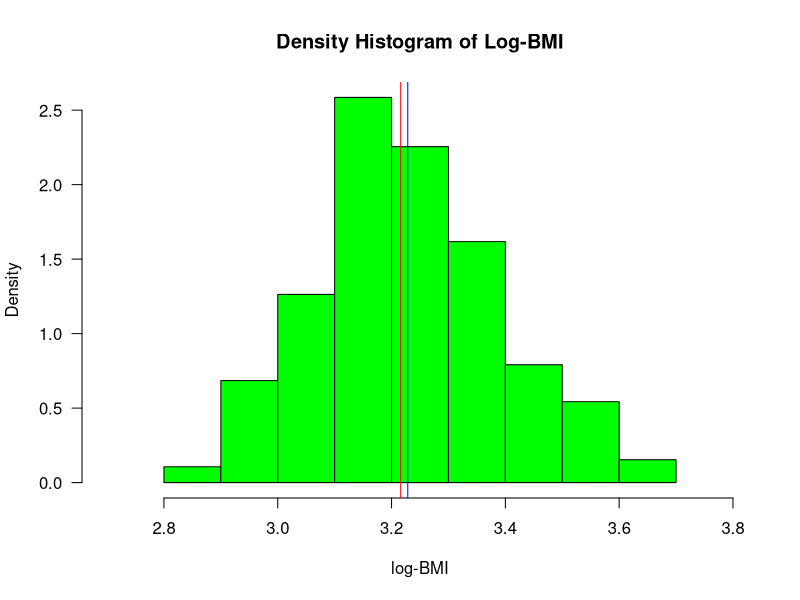
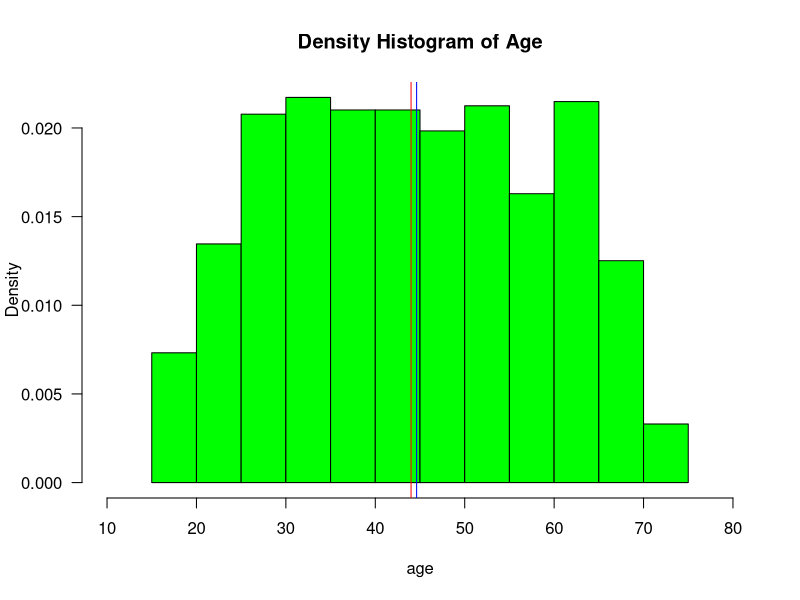
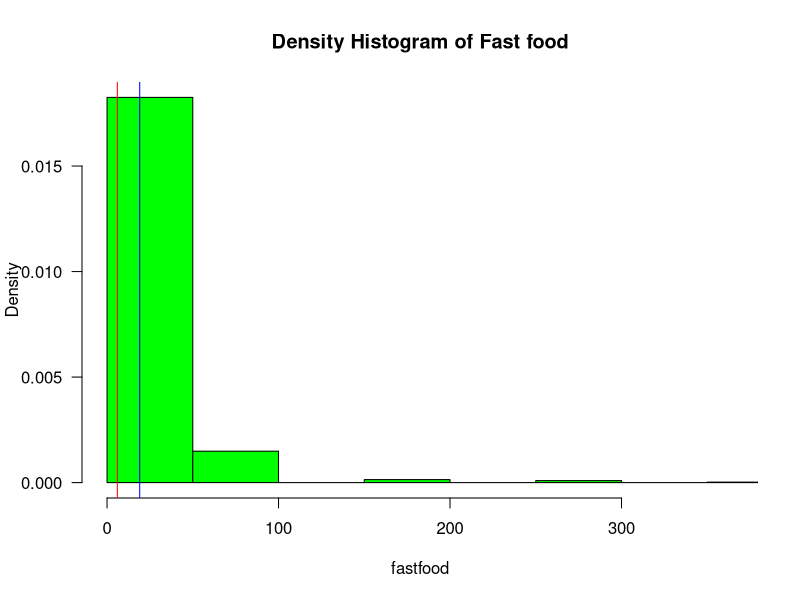
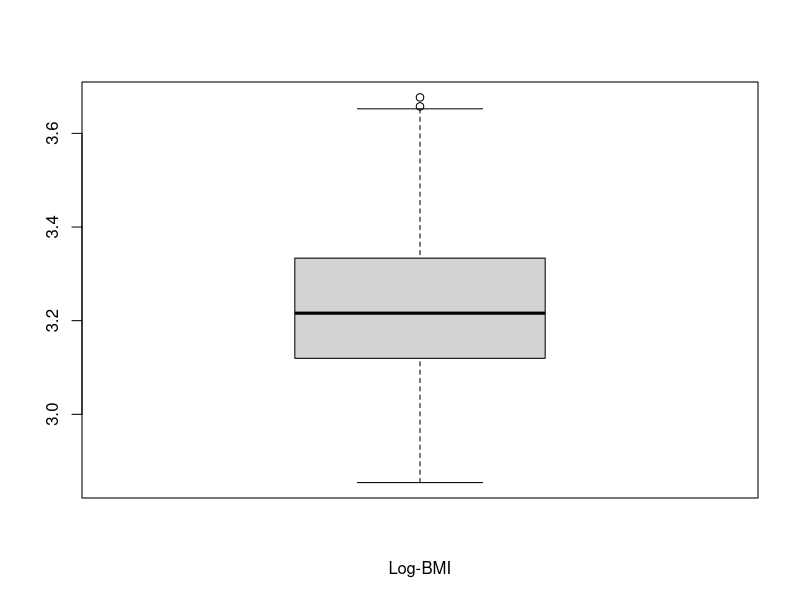
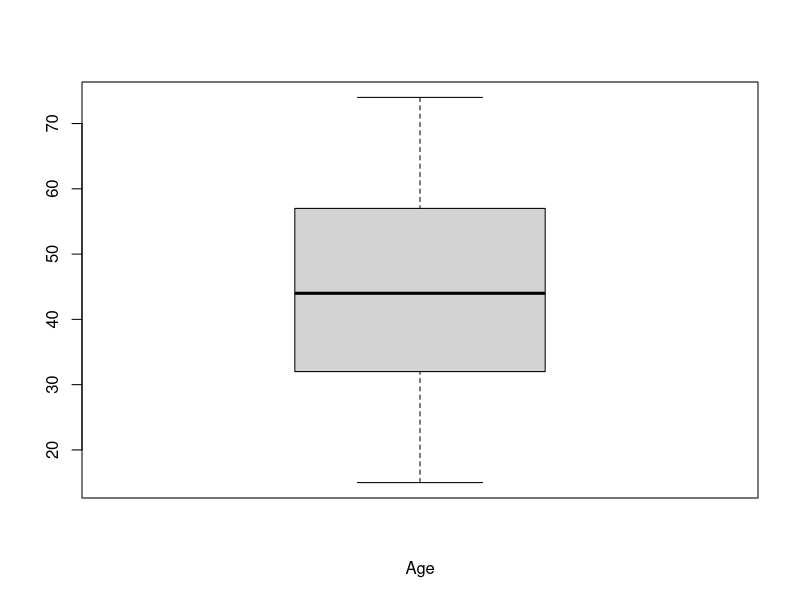
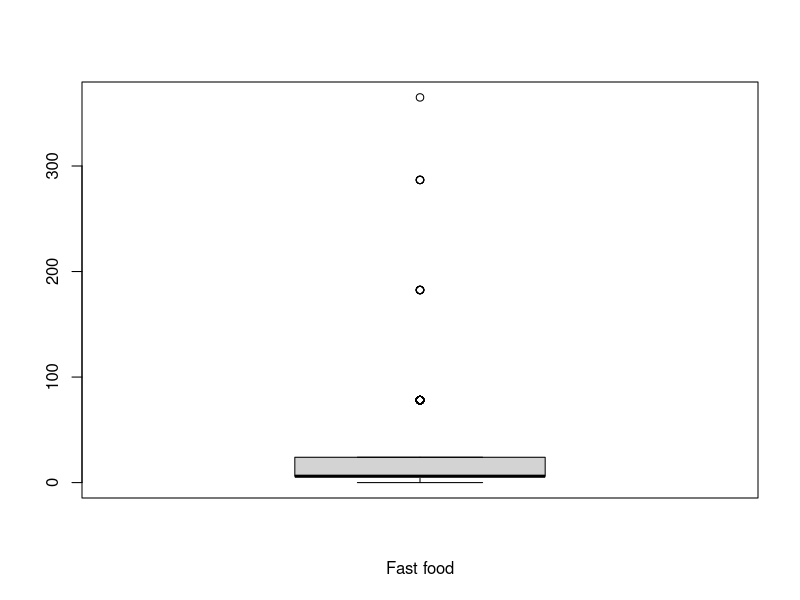
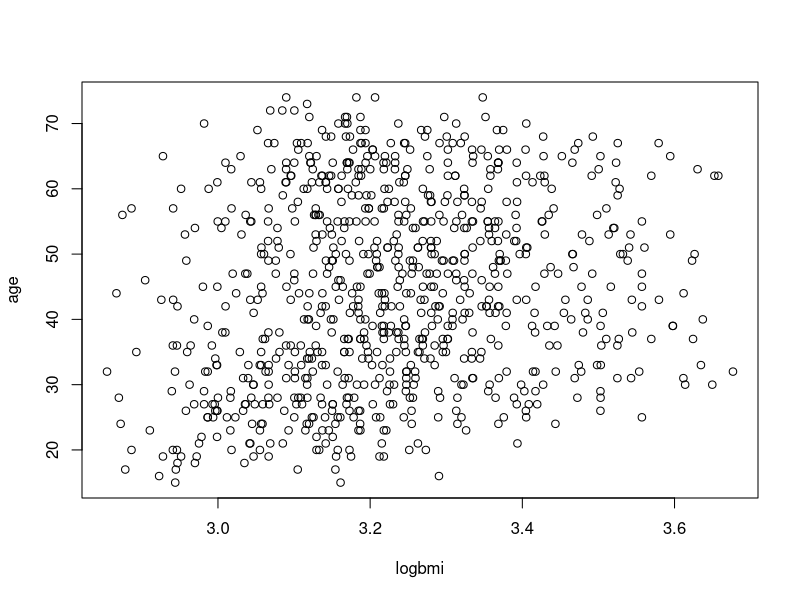
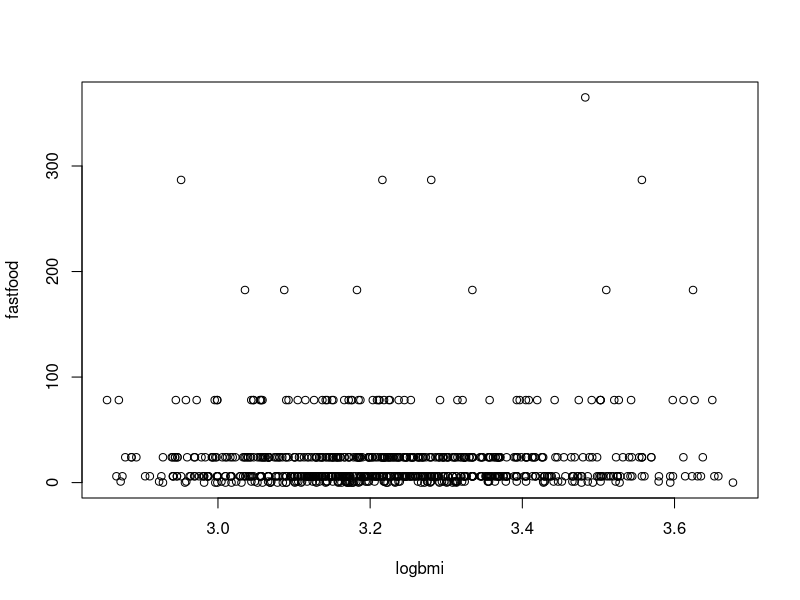

These figures' R source, in order: (Note: this script raises an error after producing the figures.)
# Read the dataset 'bmi2_data.csv' into R
D <- read.table("bmi2_data.csv", header = TRUE, sep = ";")

# Add log-BMI to the dataset
D$logbmi <- log(D$bmi)

# Summary statistics

# Histograms:
# logbmi
hist(D[,5], main = "Density Histogram of Log-BMI", xlim = c(2.7,3.8),xlab="log-BMI", prob=TRUE,
     las=1, 
     col = "green")
abline(v=median(D[,5]),col="red")
abline(v=mean(D[,5]),col="blue")

# age
hist(D[,3], main = "Density Histogram of Age", xlim = c(10,80),xlab="age", prob=TRUE,
     las=1, 
     col = "green")
abline(v=median(D[,3]),col="red")
abline(v=mean(D[,3]),col="blue")

# fastfood
hist(D[,4], main = "Density Histogram of Fast food", xlim = c(0,365),xlab="fastfood", prob=TRUE,
     las=1, 
     col = "green")
abline(v=median(D[,4]),col="red")
abline(v=mean(D[,4]),col="blue")

# Box Plots
# logbmi
boxplot(D[,5], xlab="Log-BMI")

# age
boxplot(D[,3], xlab="Age")

# fastfood
boxplot(D[,4], xlab="Fast food")

# Scatter Plots
# logbmi vs age
plot(D[,5], D[,3], xlab = "logbmi", ylab = "age")
# logbmi vs fastfood
plot(D[,5], D[,4], xlab = "logbmi", ylab = "fastfood")

Tbl <- data.frame()
for(i in 2:5){
  Tbl[i-1, "Number of obs."] <- sum(!is.na(D[,i]))
  Tbl[i-1, "Sample mean"] <- mean(D[,i])
  Tbl[i-1, "Sample st. dev."] <- sd(D[,i])
  Tbl[i-1, "Lower quartile"] <- quantile(D[,i], 0.25)
  Tbl[i-1, "Median"] <- median(D[,i])
  Tbl[i-1, "Upper quartile"] <- quantile(D[,i], 0.75)
}

row.names(Tbl) <- c("bmi", "age","fastfood", "logbmi")
xtable(Tbl, align = "p{1.5cm}p{1.5cm}p{1.5cm}p{1.5cm}p{1.5cm}p{1.5cm}p{1.5cm}")

# Subset containing the first 840 observations (for model estimation)
D_model <- subset(D, id <= 840)

# Subset containing the last 7 observations (for validation)
D_test <- subset(D, id >= 841)

# Estimate multiple linear regression model
fit <- lm(logbmi ~ age + fastfood, data = D_model)

# Show parameter estimates etc.
summary(fit)

# Plots for model validation

# Observations against fitted values
plot(fit$fitted.values, D_model$logbmi, xlab = "Fitted values",     
       ylab = "log(BMI)")

# Residuals against each of the explanatory variables
plot(D_model$EXPLANATORY_VARIABLE, fit$residuals, 
        xlab = "INSERT TEXT", ylab = "Residuals")

# Residuals against fitted values
plot(fit$fitted.values, fit$residuals, xlab = "Fitted values", 
     ylab = "Residuals")

# Normal QQ-plot of the residuals
qqnorm(fit$residuals, ylab = "Residuals", xlab = "Z-scores", 
       main = "")
qqline(fit$residuals)

# Confidence intervals for the model coefficients
confint(fit, level = 0.95)

# Predictions and 95% prediction intervals
pred <- predict(FINAL_MODEL, newdata = D_test, 
                interval = "prediction", level = 0.95)

# Observed values and predictions
cbind(id = D_test$id, logbmi = D_test$logbmi, pred)

